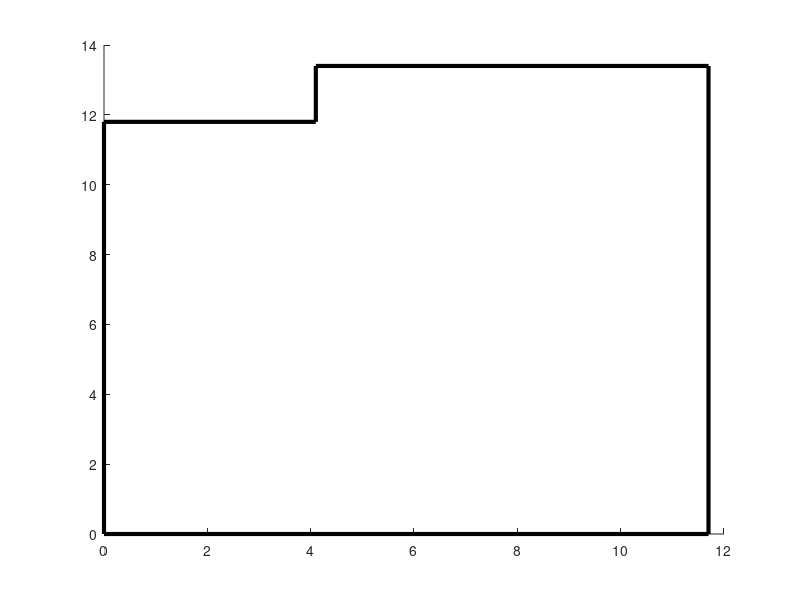

This figure's MATLAB source: (Note: this script raises an error after producing the figure.)
function drawPool()
%DRAWPOOL Summary of this function goes here
% draws the pool environment
poolXLims = [0 11.7]';
poolYLims = [0 13.4]';
rampXLims = [0 4.1]';
rampYLims = [11.8 13.4]';
controlLine = [1 0; 8 7];

hold on
plot([poolXLims(1), rampXLims(1), rampXLims(2), rampXLims(2), poolXLims(2), poolXLims(2), poolXLims(1)], [poolYLims(1), rampYLims(1), rampYLims(1), poolYLims(2), poolYLims(2), poolYLims(1), poolYLims(1)], 'black' , 'LineWidth', 3);
plot(controlLine(:,1), controlLine(:,2), 'R');
hold off
end